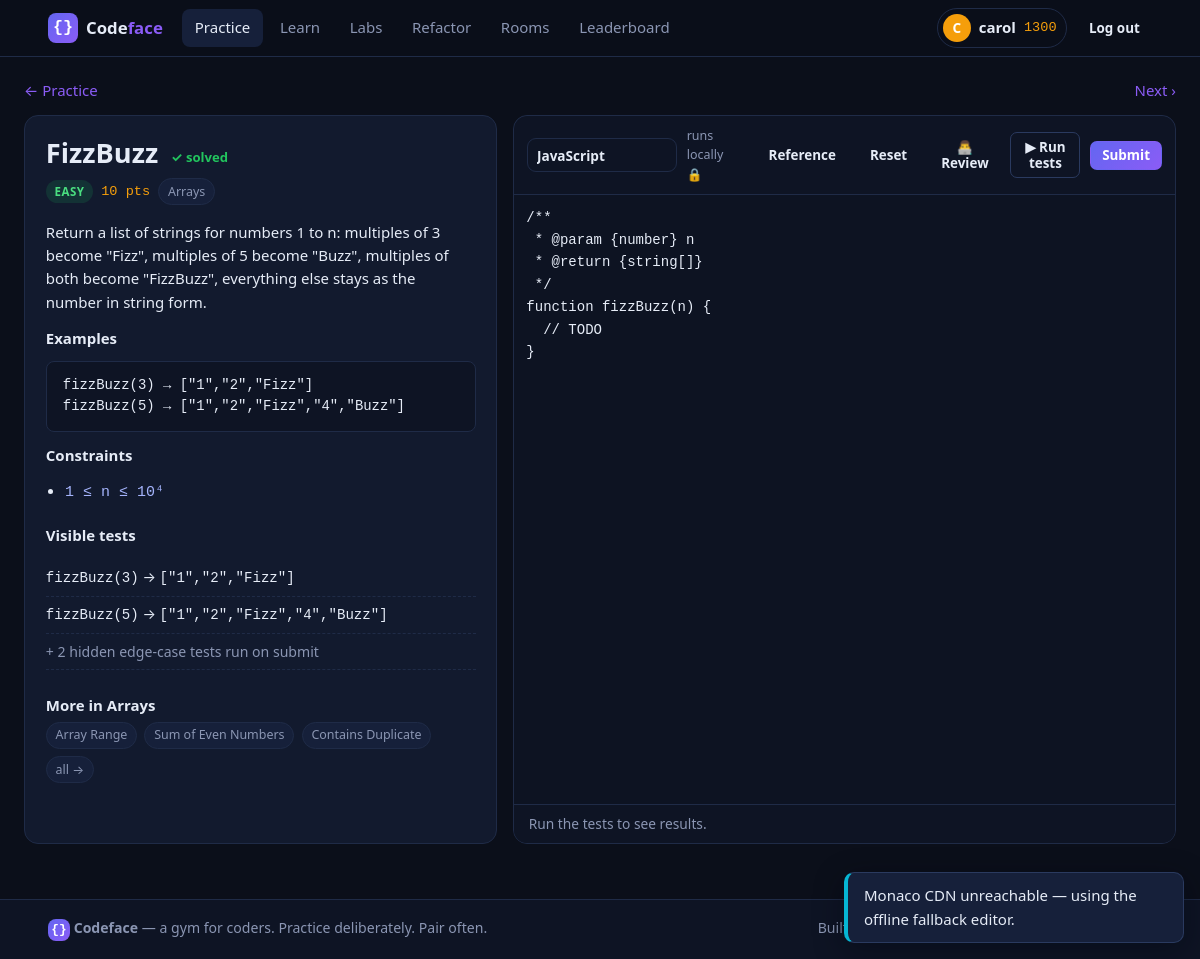
Screenshot of /frontend/problem.php?slug=fizzbuzz (signed in) with the database file from the repository.
### tables this page shows
CREATE TABLE users (
  id            INTEGER PRIMARY KEY AUTOINCREMENT,
  username      TEXT NOT NULL UNIQUE,
  email         TEXT NOT NULL UNIQUE,
  password_hash TEXT NOT NULL,
  display_name  TEXT NOT NULL DEFAULT '',
  bio           TEXT NOT NULL DEFAULT '',
  avatar        TEXT NULL,             -- uploaded profile photo filename (data/avatars/), NULL = initials
  avatar_color  TEXT NOT NULL DEFAULT '#6366f1',
  rating        INTEGER NOT NULL DEFAULT 1200,
  is_admin      INTEGER NOT NULL DEFAULT 0,
  created_at    TEXT NOT NULL DEFAULT (datetime('now')),
  last_seen     TEXT
);

CREATE TABLE problems (
  id            INTEGER PRIMARY KEY AUTOINCREMENT,
  slug          TEXT NOT NULL UNIQUE,
  title         TEXT NOT NULL,
  difficulty    TEXT NOT NULL CHECK (difficulty IN ('easy','medium','hard')),
  category      TEXT NOT NULL DEFAULT '',
  description   TEXT NOT NULL,
  tags          TEXT NOT NULL DEFAULT '',
  function_name TEXT NOT NULL,
  starter_js    TEXT NOT NULL,
  solution_js   TEXT NOT NULL DEFAULT '',
  tests_json    TEXT NOT NULL,
  starters_json TEXT,
  points        INTEGER NOT NULL DEFAULT 10,
  ai_user_id    INTEGER NULL REFERENCES users(id) ON DELETE CASCADE,
  created_at    TEXT NOT NULL DEFAULT (datetime('now'))
);

### backend/lib/auth.php (called while the page is built, shortened)
<?php
function current_user(): ?array {
    static $loaded = false, $user = null;
    if ($loaded) return $user;
    $loaded = true;
    $user = db_one(
        'SELECT id, username, email, display_name, bio, avatar, avatar_color, rating, is_admin, created_at, last_seen
         FROM users WHERE id = ?',
        [(int)$_SESSION['uid']]
    );
    return $user;
}
function require_login(): array {
    $u = current_user();
    return $u;
}

### backend/config/config.php (called while the page is built)
<?php
return [
    'app' => [
        'name'    => 'Codeface',
        'tagline' => 'A gym for coders',
    ],
    'db' => [
        'driver'      => getenv('CODEFACE_DB_DRIVER') ?: 'sqlite',
        'sqlite_path' => getenv('CODEFACE_SQLITE') ?: __DIR__ . '/../../database/data/codeface.sqlite',
        'mysql'       => [
            'host'    => getenv('CODEFACE_DB_HOST') ?: '127.0.0.1',
            'port'    => getenv('CODEFACE_DB_PORT') ?: '3306',
            'name'    => getenv('CODEFACE_DB_NAME') ?: 'codeface',
            'user'    => getenv('CODEFACE_DB_USER') ?: 'root',
            'pass'    => getenv('CODEFACE_DB_PASS') !== false ? getenv('CODEFACE_DB_PASS') : '',
            'charset' => 'utf8mb4',
        ],
    ],
    'sse' => [
        'enabled'     => true,
        'max_seconds' => 50,
        'tick_ms'     => 600,
    ],
];

### backend/lib/bootstrap.php (called while the page is built, shortened)
<?php
$config = require __DIR__ . '/../config/config.php';
require __DIR__ . '/helpers.php';
require __DIR__ . '/db.php';
require __DIR__ . '/auth.php';

### backend/lib/db.php (called while the page is built, shortened)
<?php
function db(): PDO {
    static $pdo = null;
    global $config;
    if ($pdo instanceof PDO) return $pdo;
    require_once __DIR__ . '/content_seed.php';
    $cfg    = $config['db'];
    $driver = $cfg['driver'];
    if ($driver === 'mysql') {
        $m = $cfg['mysql'];
        $pdo = new PDO(
            "mysql:host={$m['host']};port={$m['port']};charset={$m['charset']}",
            $m['user'],
            $m['pass'],
            [
                PDO::ATTR_ERRMODE            => PDO::ERRMODE_EXCEPTION,
                PDO::ATTR_DEFAULT_FETCH_MODE => PDO::FETCH_ASSOC,
                PDO::ATTR_EMULATE_PREPARES   => false,
            ]
        );
        $dbName = preg_replace('/[^A-Za-z0-9_]/', '', (string)($m['name'] ?? 'codeface')) ?: 'codeface';
        $pdo->exec("CREATE DATABASE IF NOT EXISTS `{$dbName}` CHARACTER SET utf8mb4 COLLATE utf8mb4_unicode_ci");
        $pdo->exec("USE `{$dbName}`");
        $hasUsers = (bool)$pdo->query("SHOW TABLES LIKE 'users'")->fetch();
        if (!$hasUsers) {
            db_run_sql_file($pdo, __DIR__ . '/../../database/schema.mysql.sql');
            seed_database($pdo);
        } else {
            seed_database_if_empty($pdo);
        }
    } else {
        $path  = $cfg['sqlite_path'];
        $fresh = !file_exists($path) || filesize($path) === 0;
        $pdo = new PDO('sqlite:' . $path, null, null, [
            PDO::ATTR_ERRMODE            => PDO::ERRMODE_EXCEPTION,
            PDO::ATTR_DEFAULT_FETCH_MODE => PDO::FETCH_ASSOC,
        ]);
        $pdo->exec('PRAGMA journal_mode = WAL');
        $pdo->exec('PRAGMA foreign_keys = ON');
    }
    cf_migrate_and_seed($pdo);
    return $pdo;
}
function db_one(string $sql, array $params = []): ?array {
    $st = db()->prepare($sql);
    $st->execute($params);
    $row = $st->fetch();
    return $row === false ? null : $row;
}
function db_all(string $sql, array $params = []): array {
    $st = db()->prepare($sql);
    $st->execute($params);
    return $st->fetchAll();
}

### backend/lib/content_seed.php (called while the page is built, shortened)
<?php
function cf_meta_get(PDO $pdo, string $key): ?string {
    try {
        $row = $pdo->prepare('SELECT value FROM meta WHERE `key` = ?');
        $row->execute([$key]);
        $r = $row->fetch();
        return $r ? (string)$r['value'] : null;
    } catch (Throwable $e) {
        return null;
    }
}
function cf_migrate_and_seed(PDO $pdo): void {
    if ((int)(cf_meta_get($pdo, 'schema_version') ?? '0') >= CF_SCHEMA_VERSION) return;
}

### frontend/problem.php (the view, shortened to what this page needs)
<?php
require __DIR__ . '/../backend/lib/bootstrap.php';
$me = require_login();
$slug = (string)($_GET['slug'] ?? '');
$problem = db_one('SELECT * FROM problems WHERE slug = ?', [$slug]);
$tests    = json_decode($problem['tests_json'], true) ?: [];
$visible = array_values(array_filter($tests, function ($t) { return !empty($t['visible']); }));
$hiddenCount = count($tests) - count($visible);
$solvedBefore = (bool)db_one(
    "SELECT id FROM submissions WHERE user_id = ? AND problem_id = ? AND status = 'pass' LIMIT 1",
    [$me['id'], $problem['id']]
);
$ownSql = '(ai_user_id IS NULL OR ai_user_id = ?)';
$ownParams = [(int)$me['id']];
$next = db_one("SELECT slug, title FROM problems WHERE id > ? AND $ownSql ORDER BY id ASC LIMIT 1", array_merge([$problem['id']], $ownParams));
$catNames = [
    'arrays' => 'Arrays', 'strings' => 'Strings', 'math' => 'Math', 'hashmap' => 'Hash Maps',
    'twoptr' => 'Two Pointers', 'stack' => 'Stack & Queue', 'search' => 'Search & Sort', 'dp' => 'Dynamic Programming',
    'greedy' => 'Greedy', 'bits' => 'Bit Magic', 'matrix' => 'Matrix', 'realworld' => 'Real World',
    'ai' => '🤖 AI-made',
];
$category = (string)($problem['category'] ?? '');
$moreInCat = $category !== ''
    ? db_all("SELECT slug, title FROM problems WHERE category = ? AND slug != ? AND $ownSql ORDER BY id ASC LIMIT 3", array_merge([$category, $slug], $ownParams))
    : [];
$active = 'problems';
require __DIR__ . '/../backend/partials/head.php';
require __DIR__ . '/../backend/partials/header.php';
?>
<div class="container wide">
  <nav class="crumbs">
    <a href="problems.php">← Practice</a>
    <span class="crumbs-nav">
      <?php if ($next): ?><a href="problem.php?slug=<?= urlencode($next['slug']) ?>" title="<?= e($next['title']) ?>">Next ›</a><?php endif; ?>
    </span>
  </nav>
  <div class="split">
    <section class="pane pane-left">
      <div class="pane-scroll problem-desc">
        <div class="problem-title-row">
          <h1><?= e($problem['title']) ?></h1>
          <?php if ($solvedBefore): ?><span class="solved-check">✓ solved</span><?php endif; ?>
        </div>
        <div class="problem-meta-row">
          <span class="badge <?= difficulty_badge_class($problem['difficulty']) ?>"><?= e($problem['difficulty']) ?></span>
          <span class="pts"><?= (int)$problem['points'] ?> pts</span>
          <?php if ($category !== '' && isset($catNames[$category])): ?>
          <a class="tag tag-link" href="problems.php?cat=<?= urlencode($category) ?>"><?= e($catNames[$category]) ?></a>
          <?php endif; ?>
        </div>
        <div class="desc-body"><?= allow_html($problem['description']) ?></div>
        <h4 class="tests-preview-title">Visible tests</h4>
        <ul class="tests-preview">
          <?php foreach ($visible as $t): ?>
          <li><code><?= e($problem['function_name']) ?>(<?= e(implode(', ', array_map(function ($a) { return json_encode($a, JSON_UNESCAPED_SLASHES); }, $t['args']))) ?>)</code>
              → <code><?= e(json_encode($t['expected'], JSON_UNESCAPED_SLASHES)) ?></code></li>
          <?php endforeach; ?>
          <?php if ($hiddenCount > 0): ?><li class="muted">+ <?= $hiddenCount ?> hidden edge-case test<?= $hiddenCount > 1 ? 's' : '' ?> run on submit</li><?php endif; ?>
        </ul>
        <?php if ($moreInCat): ?>
        <div class="more-in-cat">
          <h4>More in <?= e($catNames[$category] ?? 'this category') ?></h4>
          <div class="badge-cloud">
            <?php foreach ($moreInCat as $m): ?>
            <a class="tag tag-link" href="problem.php?slug=<?= urlencode($m['slug']) ?>"><?= e($m['title']) ?></a>
            <?php endforeach; ?>
            <a class="tag tag-link" href="problems.php?cat=<?= urlencode($category) ?>">all →</a>
          </div>
        </div>
        <?php endif; ?>
      </div>
    </section>
    <section class="pane pane-right">
      <div class="editor-toolbar">
        <select class="input input-sm lang-select" id="langSel" aria-label="Language"></select>
        <span class="toolbar-note" id="runnerNote"></span>
        <button class="btn btn-ghost btn-sm" id="btnRef" type="button">Reference</button>
        <button class="btn btn-ghost btn-sm" id="btnReset" type="button">Reset</button>
        <button class="btn btn-ghost btn-sm" id="btnReview" type="button" title="Rule-based senior-engineer review of your code">👨‍💻 Review</button>
        <button class="btn btn-outline btn-sm" id="btnRun" type="button">▶ Run tests</button>
        <button class="btn btn-primary btn-sm" id="btnSubmit" type="button">Submit</button>
      </div>
      <div id="editorHost" class="editor-host"></div>
      <div class="results-bar" id="resultsBar">
        <span id="resultsSummary" class="muted">Run the tests to see results.</span>
      </div>
    </section>
  </div>
</div>
<?php
require __DIR__ . '/../backend/partials/footer.php';
?>

### backend/partials/header.php (shortened to what this page needs)
<?php
$active = $active ?? '';
$navUser = current_user();
function nav_link(string $href, string $key, string $label): void {
    global $active;
    $cls = $active === $key ? ' class="active"' : '';
    echo '<a href="' . e($href) . '"' . $cls . '>' . e($label) . '</a>';
}
?>
<body>
<header class="topnav">
  <div class="container nav-inner">
    <a class="brand" href="index.php">
      <span class="brand-mark">{}</span>
      <span class="brand-name">Code<span>face</span></span>
    </a>
    <nav class="nav-links" id="navLinks">
      <?php nav_link('problems.php', 'problems', 'Practice'); ?>
    </nav>
    <div class="nav-user">
      <?php if ($navUser): ?>
        <a class="user-chip" href="profile.php?u=<?= urlencode($navUser['username']) ?>" title="Your profile">
          <?= cf_avatar_html($navUser, 'avatar') ?>
          <span class="user-chip-name"><?= e($navUser['username']) ?></span>
          <span class="user-chip-rating" title="Rating"><?= (int)$navUser['rating'] ?></span>
        </a>
        <a class="btn btn-ghost btn-sm" href="logout.php">Log out</a>
      <?php else: ?>
        <a class="btn btn-ghost btn-sm" href="login.php">Log in</a>
        <a class="btn btn-primary btn-sm" href="register.php">Get started</a>
      <?php endif; ?>
    </div>
  </div>
</header>
<main class="page">

### backend/lib/helpers.php (shortened to what this page needs)
<?php
function e(?string $s): string {
    return htmlspecialchars((string)$s, ENT_QUOTES, 'UTF-8');
}
function allow_html(?string $html): string {
    return strip_tags((string)$html, '<p><pre><code><ul><ol><li><strong><em><b><i><h3><h4><br><hr><table><thead><tbody><tr><th><td>');
}
function difficulty_badge_class(string $d): string {
    return ['easy' => 'badge-easy', 'medium' => 'badge-medium', 'hard' => 'badge-hard'][$d] ?? 'badge-easy';
}
function cf_avatar_file(?string $avatar): ?string {
    if (!$avatar) return null;
    $f = __DIR__ . '/../../database/data/avatars/' . basename($avatar);
    return is_file($f) ? $f : null;
}
function cf_avatar_url(array $user): ?string {
    $f = cf_avatar_file($user['avatar'] ?? null);
    if (!$f) return null;
    return 'avatar.php?id=' . (int)$user['id'] . '&v=' . filemtime($f);
}
function cf_avatar_html(array $user, string $cls = 'avatar'): string {
    $url = cf_avatar_url($user);
    return '<span class="' . e($cls) . '" style="background:' . e($user['avatar_color'] ?? '#6366f1') . '">'
         . e(strtoupper(substr((string)$user['username'], 0, 1))) . '</span>';
}

### rows the page displays
users: username "C", username "carol", rating "1300"
problems: title "FizzBuzz", difficulty "EASY", points "10", category "Arrays", description "Return a list of strings for numbers 1 to n: multiples of 3 become \"Fizz\", multiples of 5 become \"Buzz\", multiples of both become \"FizzBuzz\", everything else stays as the number in string form. Examples fizzBuzz(3) → [\"1\",\"2\",\"Fizz\"] fizzBuzz(5) → [\"1\",\"2\",\"Fizz\",\"4\",\"Buzz\"] Constraints 1 ≤ n ≤ 10⁴", function_name "fizzBuzz", tests_json "2"
problems: title "Array Range"
problems: title "Sum of Even Numbers"
problems: title "Contains Duplicate"

### other values shown
$label "Practice Learn Labs Refactor Rooms Leaderboard"
json_encode($t['expected'], JSON_UNESCAPED_SLASHES) "[\"1\",\"2\",\"Fizz\"]"
json_encode($t['expected'], JSON_UNESCAPED_SLASHES) "[\"1\",\"2\",\"Fizz\",\"4\",\"Buzz\"]"
